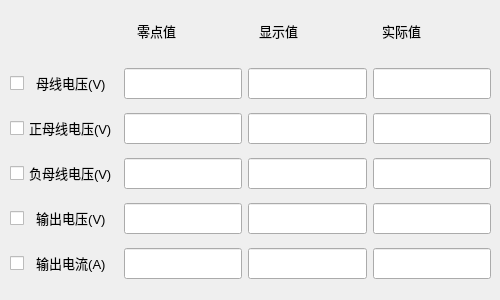
   <widget class="QWidget" name="tab_4">
    <attribute name="title">
     <string>分柜3</string>
    </attribute>
    <widget class="QWidget" name="layoutWidget_3">
     <property name="geometry">
      <rect>
       <x>130</x>
       <y>10</y>
       <width>361</width>
       <height>41</height>
      </rect>
     </property>
     <layout class="QHBoxLayout" name="horizontalLayout_4">
      <item>
       <widget class="QLabel" name="label_12">
        <property name="font">
         <font>
          <pointsize>10</pointsize>
          <weight>50</weight>
          <bold>false</bold>
         </font>
        </property>
        <property name="text">
         <string>  零点值</string>
        </property>
       </widget>
      </item>
      <item>
       <widget class="QLabel" name="label_8">
        <property name="font">
         <font>
          <pointsize>10</pointsize>
          <weight>50</weight>
          <bold>false</bold>
         </font>
        </property>
        <property name="text">
         <string>  显示值</string>
        </property>
       </widget>
      </item>
      <item>
       <widget class="QLabel" name="label_13">
        <property name="font">
         <font>
          <pointsize>10</pointsize>
          <weight>50</weight>
          <bold>false</bold>
         </font>
        </property>
        <property name="text">
         <string>  实际值</string>
        </property>
       </widget>
      </item>
     </layout>
    </widget>
    <widget class="QWidget" name="layoutWidget">
     <property name="geometry">
      <rect>
       <x>10</x>
       <y>60</y>
       <width>481</width>
       <height>231</height>
      </rect>
     </property>
     <layout class="QGridLayout" name="gridLayout_4">
      <item row="0" column="0">
       <widget class="QCheckBox" name="s3bvcheckBox">
        <property name="font">
         <font>
          <pointsize>10</pointsize>
         </font>
        </property>
        <property name="text">
         <string>  母线电压(V)</string>
        </property>
       </widget>
      </item>
      <item row="0" column="1">
       <widget class="QLineEdit" name="lineEdit_sub3zerobusvolt">
        <property name="font">
         <font>
          <pointsize>14</pointsize>
         </font>
        </property>
       </widget>
      </item>
      <item row="0" column="2">
       <widget class="mylineedit" name="lineEdit_sub3totalbusvolt">
        <property name="font">
         <font>
          <pointsize>14</pointsize>
         </font>
        </property>
       </widget>
      </item>
      <item row="0" column="3">
       <widget class="mylineedit" name="lineEdit_sub3adjbusvolt">
        <property name="font">
         <font>
          <pointsize>14</pointsize>
         </font>
        </property>
       </widget>
      </item>
      <item row="1" column="0">
       <widget class="QCheckBox" name="s3abvcheckBox">
        <property name="font">
         <font>
          <pointsize>10</pointsize>
         </font>
        </property>
        <property name="text">
         <string>正母线电压(V)</string>
        </property>
       </widget>
      </item>
      <item row="1" column="1">
       <widget class="QLineEdit" name="lineEdit_sub3zeroactbusvolt">
        <property name="font">
         <font>
          <pointsize>14</pointsize>
         </font>
        </property>
       </widget>
      </item>
      <item row="1" column="2">
       <widget class="mylineedit" name="lineEdit_sub3totalactbusvolt">
        <property name="font">
         <font>
          <pointsize>14</pointsize>
         </font>
        </property>
       </widget>
      </item>
      <item row="1" column="3">
       <widget class="mylineedit" name="lineEdit_sub3adjactbusvolt">
        <property name="font">
         <font>
          <pointsize>14</pointsize>
         </font>
        </property>
       </widget>
      </item>
      <item row="2" column="0">
       <widget class="QCheckBox" name="s3nbvcheckBox">
        <property name="font">
         <font>
          <pointsize>10</pointsize>
         </font>
        </property>
        <property name="text">
         <string>负母线电压(V)</string>
        </property>
       </widget>
      </item>
      <item row="2" column="1">
       <widget class="QLineEdit" name="lineEdit_sub3zeronegbusvolt">
        <property name="font">
         <font>
          <pointsize>14</pointsize>
         </font>
        </property>
       </widget>
      </item>
      <item row="2" column="2">
       <widget class="mylineedit" name="lineEdit_sub3totalnegbusvolt">
        <property name="font">
         <font>
          <pointsize>14</pointsize>
         </font>
        </property>
       </widget>
      </item>
      <item row="2" column="3">
       <widget class="mylineedit" name="lineEdit_sub3adjnegbusvolt">
        <property name="font">
         <font>
          <pointsize>14</pointsize>
         </font>
        </property>
       </widget>
      </item>
      <item row="3" column="0">
       <widget class="QCheckBox" name="s3ovcheckBox">
        <property name="font">
         <font>
          <pointsize>10</pointsize>
         </font>
        </property>
        <property name="text">
         <string>  输出电压(V)</string>
        </property>
       </widget>
      </item>
      <item row="3" column="1">
       <widget class="mylineedit" name="lineEdit_sub3zerooutputvolt">
        <property name="font">
         <font>
          <pointsize>14</pointsize>
         </font>
        </property>
       </widget>
      </item>
      <item row="3" column="2">
       <widget class="mylineedit" name="lineEdit_sub3totaloutputvolt">
        <property name="font">
         <font>
          <pointsize>14</pointsize>
         </font>
        </property>
       </widget>
      </item>
      <item row="3" column="3">
       <widget class="mylineedit" name="lineEdit_sub3adjoutputvolt">
        <property name="font">
         <font>
          <pointsize>14</pointsize>
         </font>
        </property>
       </widget>
      </item>
      <item row="4" column="0">
       <widget class="QCheckBox" name="s3occheckBox">
        <property name="font">
         <font>
          <pointsize>10</pointsize>
         </font>
        </property>
        <property name="text">
         <string>  输出电流(A)</string>
        </property>
       </widget>
      </item>
      <item row="4" column="1">
       <widget class="mylineedit" name="lineEdit_sub3zerooutputcurr">
        <property name="font">
         <font>
          <pointsize>14</pointsize>
         </font>
        </property>
       </widget>
      </item>
      <item row="4" column="2">
       <widget class="mylineedit" name="lineEdit_sub3totaloutputcurr">
        <property name="font">
         <font>
          <pointsize>14</pointsize>
         </font>
        </property>
       </widget>
      </item>
      <item row="4" column="3">
       <widget class="mylineedit" name="lineEdit_sub3adjoutputcurr">
        <property name="font">
         <font>
          <pointsize>14</pointsize>
         </font>
        </property>
       </widget>
      </item>
     </layout>
    </widget>
   </widget>
